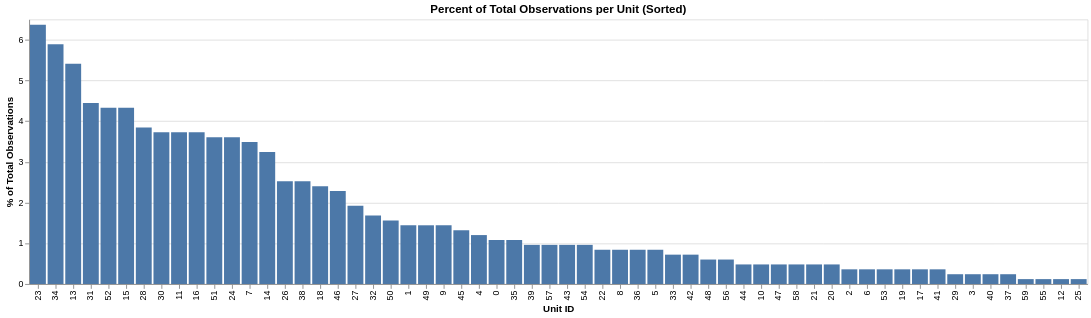

The cell this chart's notebook holds for it:
### Code cell
unit_summary = df.group_by("unit_id").agg(
    [
        pl.len().alias("num_observations"),
        pl.first("base_success_rate").alias("base_success_rate"),
        pl.mean("outcome").alias("observed_success_rate"),
    ]
)

# Sort unit_summary by num_observations descending
unit_summary_sorted = unit_summary.sort("num_observations", descending=True)

# Create bar chart
# Calculate percent of total observations for each unit
total_obs = unit_summary_sorted["num_observations"].sum()
unit_summary_sorted = unit_summary_sorted.with_columns(
    (pl.col("num_observations") / total_obs * 100).alias("percent_of_total")
)

chart = (
    alt.Chart(unit_summary_sorted)
    .mark_bar()
    .encode(
        x=alt.X("unit_id:O", sort=None, title="Unit ID"),
        y=alt.Y("percent_of_total:Q", title="% of Total Observations"),
    )
    .properties(title="Percent of Total Observations per Unit (Sorted)")
)

chart

### Figure 1 — Vega-Lite specification as saved in the notebook (floating-point values rounded to 4 significant figures)
{"config": {"view": {"continuousWidth": 300, "continuousHeight": 300}}, "data": {"name": "data-3783793b54e44cf7b2f003c235bb7203"}, "mark": {"type": "bar"}, "encoding": {"x": {"field": "unit_id", "sort": null, "title": "Unit ID", "type": "ordinal"}, "y": {"field": "percent_of_total", "title": "% of Total Observations", "type": "quantitative"}}, "title": "Percent of Total Observations per Unit (Sorted)", "$schema": "https://vega.github.io/schema/vega-lite/v5.20.1.json", "datasets": {"data-3783793b54e44cf7b2f003c235bb7203": [{"unit_id": 23, "num_observations": 53, "base_success_rate": 0.4726, "observed_success_rate": 0.4717, "percent_of_total": 6.37}, {"unit_id": 34, "num_observations": 49, "base_success_rate": 0.4393, "observed_success_rate": 0.3878, "percent_of_total": 5.889}, {"unit_id": 13, "num_observations": 45, "base_success_rate": 0.5538, "observed_success_rate": 0.6444, "percent_of_total": 5.409}, {"unit_id": 31, "num_observations": 37, "base_success_rate": 0.5614, "observed_success_rate": 0.5135, "percent_of_total": 4.447}, {"unit_id": 52, "num_observations": 36, "base_success_rate": 0.5702, "observed_success_rate": 0.4722, "percent_of_total": 4.327}, {"unit_id": 15, "num_observations": 36, "base_success_rate": 0.5509, "observed_success_rate": 0.4167, "percent_of_total": 4.327}, {"unit_id": 28, "num_observations": 32, "base_success_rate": 0.5259, "observed_success_rate": 0.5, "percent_of_total": 3.846}, {"unit_id": 30, "num_observations": 31, "base_success_rate": 0.4898, "observed_success_rate": 0.4194, "percent_of_total": 3.726}, {"unit_id": 11, "num_observations": 31, "base_success_rate": 0.5242, "observed_success_rate": 0.6129, "percent_of_total": 3.726}, {"unit_id": 16, "num_observations": 31, "base_success_rate": 0.5689, "observed_success_rate": 0.4516, "percent_of_total": 3.726}, {"unit_id": 51, "num_observations": 30, "base_success_rate": 0.4781, "observed_success_rate": 0.3333, "percent_of_total": 3.606}, {"unit_id": 24, "num_observations": 30, "base_success_rate": 0.5217, "observed_success_rate": 0.5, "percent_of_total": 3.606}, {"unit_id": 7, "num_observations": 29, "base_success_rate": 0.5116, "observed_success_rate": 0.6552, "percent_of_total": 3.486}, {"unit_id": 14, "num_observations": 27, "base_success_rate": 0.4706, "observed_success_rate": 0.3333, "percent_of_total": 3.245}, {"unit_id": 26, "num_observations": 21, "base_success_rate": 0.541, "observed_success_rate": 0.5238, "percent_of_total": 2.524}, {"unit_id": 38, "num_observations": 21, "base_success_rate": 0.497, "observed_success_rate": 0.3333, "percent_of_total": 2.524}, {"unit_id": 18, "num_observations": 20, "base_success_rate": 0.4238, "observed_success_rate": 0.25, "percent_of_total": 2.404}, {"unit_id": 46, "num_observations": 19, "base_success_rate": 0.4865, "observed_success_rate": 0.4737, "percent_of_total": 2.284}, {"unit_id": 27, "num_observations": 16, "base_success_rate": 0.4734, "observed_success_rate": 0.5625, "percent_of_total": 1.923}, {"unit_id": 32, "num_observations": 14, "base_success_rate": 0.5481, "observed_success_rate": 0.4286, "percent_of_total": 1.683}, {"unit_id": 50, "num_observations": 13, "base_success_rate": 0.5237, "observed_success_rate": 0.5385, "percent_of_total": 1.562}, {"unit_id": 1, "num_observations": 12, "base_success_rate": 0.4828, "observed_success_rate": 0.5, "percent_of_total": 1.442}, {"unit_id": 49, "num_observations": 12, "base_success_rate": 0.569, "observed_success_rate": 0.8333, "percent_of_total": 1.442}, {"unit_id": 9, "num_observations": 12, "base_success_rate": 0.5955, "observed_success_rate": 0.75, "percent_of_total": 1.442}, {"unit_id": 45, "num_observations": 11, "base_success_rate": 0.5176, "observed_success_rate": 0.5455, "percent_of_total": 1.322}, {"unit_id": 4, "num_observations": 10, "base_success_rate": 0.5474, "observed_success_rate": 0.6, "percent_of_total": 1.202}, {"unit_id": 0, "num_observations": 9, "base_success_rate": 0.5065, "observed_success_rate": 0.3333, "percent_of_total": 1.082}, {"unit_id": 35, "num_observations": 9, "base_success_rate": 0.5443, "observed_success_rate": 0.6667, "percent_of_total": 1.082}, {"unit_id": 39, "num_observations": 8, "base_success_rate": 0.3971, "observed_success_rate": 0.375, "percent_of_total": 0.9615}, {"unit_id": 57, "num_observations": 8, "base_success_rate": 0.5014, "observed_success_rate": 0.75, "percent_of_total": 0.9615}, {"unit_id": 43, "num_observations": 8, "base_success_rate": 0.5534, "observed_success_rate": 0.75, "percent_of_total": 0.9615}, {"unit_id": 54, "num_observations": 8, "base_success_rate": 0.5098, "observed_success_rate": 0.25, "percent_of_total": 0.9615}, {"unit_id": 22, "num_observations": 7, "base_success_rate": 0.4951, "observed_success_rate": 0.5714, "percent_of_total": 0.8413}, {"unit_id": 8, "num_observations": 7, "base_success_rate": 0.5014, "observed_success_rate": 0.5714, "percent_of_total": 0.8413}, {"unit_id": 36, "num_observations": 7, "base_success_rate": 0.5223, "observed_success_rate": 0.5714, "percent_of_total": 0.8413}, {"unit_id": 5, "num_observations": 7, "base_success_rate": 0.4842, "observed_success_rate": 0.5714, "percent_of_total": 0.8413}, {"unit_id": 33, "num_observations": 6, "base_success_rate": 0.48, "observed_success_rate": 0.3333, "percent_of_total": 0.7212}, {"unit_id": 42, "num_observations": 6, "base_success_rate": 0.4351, "observed_success_rate": 0.5, "percent_of_total": 0.7212}, {"unit_id": 48, "num_observations": 5, "base_success_rate": 0.4983, "observed_success_rate": 0.6, "percent_of_total": 0.601}, {"unit_id": 56, "num_observations": 5, "base_success_rate": 0.4843, "observed_success_rate": 0.6, "percent_of_total": 0.601}, {"unit_id": 44, "num_observations": 4, "base_success_rate": 0.462, "observed_success_rate": 0.25, "percent_of_total": 0.4808}, {"unit_id": 10, "num_observations": 4, "base_success_rate": 0.5242, "observed_success_rate": 0.5, "percent_of_total": 0.4808}, {"unit_id": 47, "num_observations": 4, "base_success_rate": 0.5187, "observed_success_rate": 0.25, "percent_of_total": 0.4808}, {"unit_id": 58, "num_observations": 4, "base_success_rate": 0.3849, "observed_success_rate": 0.5, "percent_of_total": 0.4808}, {"unit_id": 21, "num_observations": 4, "base_success_rate": 0.5517, "observed_success_rate": 0.5, "percent_of_total": 0.4808}, {"unit_id": 20, "num_observations": 4, "base_success_rate": 0.506, "observed_success_rate": 0.5, "percent_of_total": 0.4808}, {"unit_id": 2, "num_observations": 3, "base_success_rate": 0.5434, "observed_success_rate": 1.0, "percent_of_total": 0.3606}, {"unit_id": 6, "num_observations": 3, "base_success_rate": 0.5214, "observed_success_rate": 0.3333, "percent_of_total": 0.3606}, {"unit_id": 53, "num_observations": 3, "base_success_rate": 0.5037, "observed_success_rate": 0.6667, "percent_of_total": 0.3606}, {"unit_id": 19, "num_observations": 3, "base_success_rate": 0.4605, "observed_success_rate": 1.0, "percent_of_total": 0.3606}, {"unit_id": 17, "num_observations": 3, "base_success_rate": 0.5614, "observed_success_rate": 0.3333, "percent_of_total": 0.3606}, {"unit_id": 41, "num_observations": 3, "base_success_rate": 0.4497, "observed_success_rate": 0.3333, "percent_of_total": 0.3606}, {"unit_id": 29, "num_observations": 2, "base_success_rate": 0.5395, "observed_success_rate": 1.0, "percent_of_total": 0.2404}, {"unit_id": 3, "num_observations": 2, "base_success_rate": 0.6136, "observed_success_rate": 0.5, "percent_of_total": 0.2404}, {"unit_id": 40, "num_observations": 2, "base_success_rate": 0.4988, "observed_success_rate": 0.0, "percent_of_total": 0.2404}, {"unit_id": 37, "num_observations": 2, "base_success_rate": 0.4625, "observed_success_rate": 0.5, "percent_of_total": 0.2404}, {"unit_id": 59, "num_observations": 1, "base_success_rate": 0.5102, "observed_success_rate": 0.0, "percent_of_total": 0.1202}, {"unit_id": 55, "num_observations": 1, "base_success_rate": 0.5177, "observed_success_rate": 0.0, "percent_of_total": 0.1202}, {"unit_id": 12, "num_observations": 1, "base_success_rate": 0.4359, "observed_success_rate": 1.0, "percent_of_total": 0.1202}, {"unit_id": 25, "num_observations": 1, "base_success_rate": 0.5084, "observed_success_rate": 0.0, "percent_of_total": 0.1202}]}}
